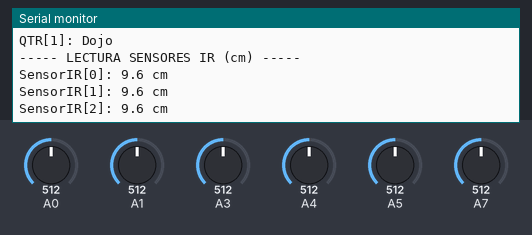
A sketch run on a simulated Arduino Nano, built with avr-gcc and run on an emulated ATmega328P. Shown: the last lines printed to the serial monitor. Inputs (shaded band) come from the test bench; at power-on: A7 = 512, A1 = 512, A0 = 512, A3 = 512, A4 = 512, A5 = 512.

Above: at 8.4 s.
8.5 s: A7 set to 486
At 8.72 s:
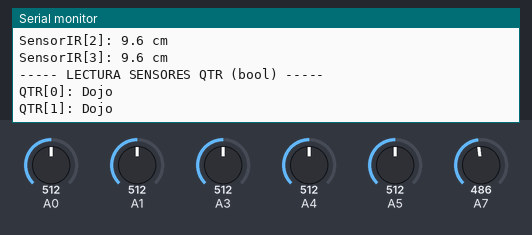
11.6 s: A1 set to 209
13.1 s: A1 set to 187
At 13.58 s:
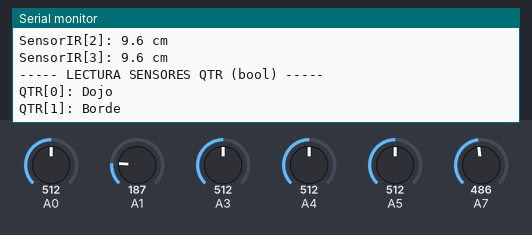
Timing chart, 0 to 15.6 s (numbered marks = the images above; inputs shaded):
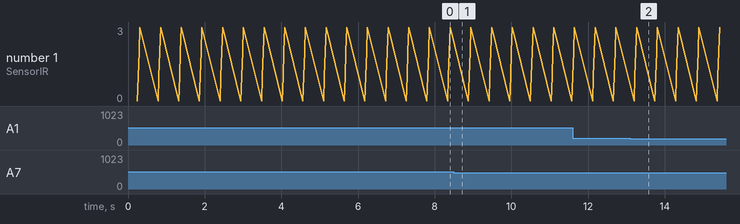

The sketch:

lecturaSensoresIR.ino
```cpp
// ------------------------------
// CONFIGURACIONES Y CONSTANTES
// ------------------------------
const int NUM_LECTURAS = 10;
const float V_REF = 5.0;
const float k1 = 18.9;
const float k2 = -0.896;
const int QTR_UMBRAL = 200;

const int ADC_MIN_VALIDO = 5;
const float DISTANCIA_MAXIMA = 100.0;

// ------------------------------
// SENSORES
// ------------------------------
const int sensoresIR[]  = {A7, A3, A4, A5}; // [lateral_izq, frontal_izq, frontal_der, lateral_der]
const int numSensoresIR = 4;
const int sensoresQtr[]  = {A0, A1};         // [izquierdo, derecho]
const int numSensoresQtr = 2;

float valoresIR[numSensoresIR];   // distancias en cm
bool valoresQtr[numSensoresQtr];

// ------------------------------
// SETUP
// ------------------------------
void setup() {
  Serial.begin(9600);
}

// ------------------------------
// LOOP PRINCIPAL
// ------------------------------
void loop() {
  leerTodosLosSensores();

  // Impresión ordenada de sensores IR
  Serial.println("----- LECTURA SENSORES IR (cm) -----");
  for (int i = 0; i < numSensoresIR; i++) {
    Serial.print("SensorIR[");
    Serial.print(i);
    Serial.print("]: ");
    Serial.print(valoresIR[i], 1);
    Serial.println(" cm");
  }
  Serial.println("----- LECTURA SENSORES QTR (bool) -----");
  for (int i = 0; i < numSensoresQtr; i++) {
    Serial.print("QTR[");
    Serial.print(i);
    Serial.print("]: ");
    Serial.println(valoresQtr[i] ? "Dojo" : "Borde");
  }

  Serial.println();
  delay(200);
}

// ------------------------------
// FUNCIONES
// ------------------------------
void leerTodosLosSensores() {
  for (int i = 0; i < numSensoresIR; i++)
    valoresIR[i] = leerSensorIR(sensoresIR[i]);

  for (int i = 0; i < numSensoresQtr; i++)
    valoresQtr[i] = leerSensorQtr(sensoresQtr[i]);
}


void ordenarValores(int array[]) {
  for (int j = 1; j < NUM_LECTURAS; j++) {
    int actual = array[j];
    int i = j - 1;
    while (i >= 0 && array[i] > actual) {
      array[i + 1] = array[i];
      i--;
    }
    array[i + 1] = actual;
  }
}

float adcToCm(float adcValue) {
  if (adcValue <= ADC_MIN_VALIDO) {
    return DISTANCIA_MAXIMA; // fuera de rango / objeto no detectado
  }
  float voltage = (adcValue * V_REF) / 1023.0; // usar 1023.0 para 10-bit ADC
  return pow(voltage * (1.0 / k1), 1.0 / k2);
}

float calcularMediana(int array[]) {
  ordenarValores(array);
  int medianaADC = (array[(NUM_LECTURAS - 1) / 2] + array[NUM_LECTURAS / 2]) / 2;
  return adcToCm(medianaADC);  // Conversión a cm
}

float leerSensorIR(int pin) {
  int lecturas[NUM_LECTURAS];
  for (int i = 0; i < NUM_LECTURAS; i++) {
    lecturas[i] = analogRead(pin);
    delay(5);
  }
  return calcularMediana(lecturas);
}

bool leerSensorQtr(int pin) {
  int valor=analogRead(pin);
  return valor>QTR_UMBRAL;
}
```

Measured:
- the behaviour switches between 494 and 493 on A7 (found by bisection; images 0 and 1)
- the behaviour switches between 201 and 200 on A1 (found by bisection; images 1 and 2)
- after the input at 13.1 s, the serial monitor: prints a new line after 0.25 s (image 2)
